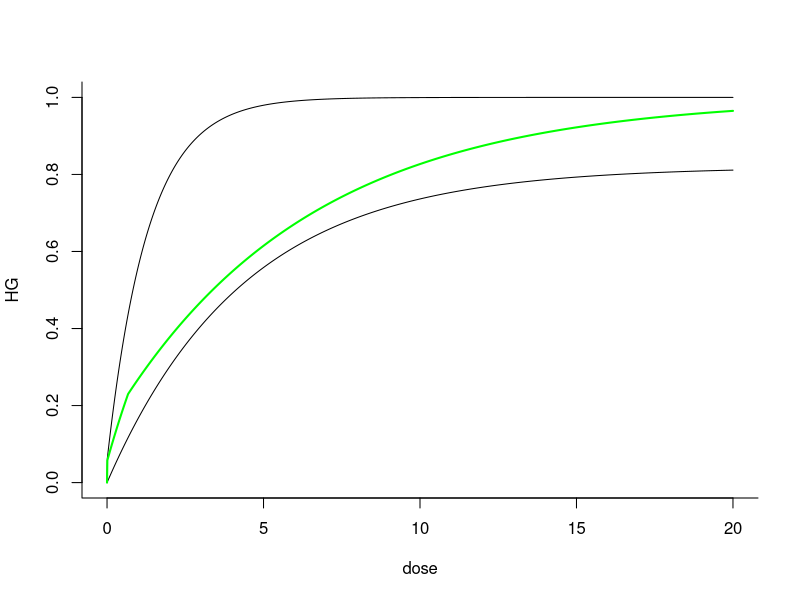

Here is the R script that generated this plot:
#Free, open-source software under GNU GPLv3. It comes with no warranty. It illustrates the difference between an IDER and DIDER using actual data for one component of a mixture and simulated data for the component which has a DIDER
#Written by Mark Ebert, Edward Huang, Dae Woong Ham and Ray Sachs, summer 2017. This script will be used in IJRB paper
#Relevant references and their abbreviations in commenting this script are the following.
#".93Alp"=Alpen et al. "Tumorigenic potential of high-Z, high-LET charged-particle radiations." Rad Res 136:382-391 (1993)
#".94Alp"=Alpen et al. "Fluence-based relative biological effectiveness for charged particle carcinogenesis in mouse Harderian gland." Adv Space Res 14(10): 573-581. (1994).  
#"16Chang"=Chang et al. "Harderian Gland Tumorigenesis: Low-Dose and LET Response." Radiat Res 185(5): 449-460. (2016).  
#"16Srn"=Siranart et al."Mixed Beam Murine Harderian Gland Tumorigenesis: Predicted Dose-Effect Relationships if neither Synergism nor Antagonism Occurs." Radiat Res 186(6): 577-591 (2016).  
#"17Cuc"=Cucinotta & Cacao. "Non-Targeted Effects Models Predict Significantly Higher Mars Mission Cancer Risk than Targeted Effects Models." Sci Rep 7(1): 1832. (2017). PMC5431989

library(deSolve) # library for solving differential equations
library(minpack.lm) #for non-linear regression package
rm(list=ls())
dfr=data.frame( #Includes all HZE data used in 16Chang  
  Dose=c(0.2,0.4,0.6,1.2,2.4,3.2,5.1,7,0.05,0.1,0.15,0.2,0.4,0.8,1.6,0.05,0.1,0.2,0.4,0,0.1,0.2,0.4,0.8,1.6,0.4,0.8,1.6,3.2,0.05,0.1,0.2,0.4,0.8,0.1,0.2,0.4,0.8,0.1,0.2,0.4,0.04,0.08,0.16,0.32,0.033,0.066,0.13,0.26,0.52,.2, .4, .6),
  HG=c(0.091,0.045,0.101,0.169,0.347,0.431,0.667,0.623,0.156,0.215,0.232,0.307,0.325,0.554,0.649,0.123,0.145,0.207,0.31,0.026,0.083,0.25,0.39,0.438,0.424,0.093,0.195,0.302,0.292,0.109,0.054,0.066,0.128,0.286,0.183,0.167,0.396,0.536,0.192,0.234,0.317,0.092,0.131,0.124,0.297,0.082,0.088,0.146,0.236,0.371,.154,.132,.333),#HG prevalence as defined in 16Chang
  NWeight=c(520,2048,1145,584,313,232,293,221,1162,877,455,409,374,223,320,742,661,347,131,6081,1091,251,244,191,131,645,255,199,111,649,378,973,833,201,468,381,197,109,496,257,185,1902,1063,884,350,1767,1408,874,299,261,322,206,67),#nominal weight for weighted least squares regression; see .93Alp. The Lanthanum entries were obtained by measuring the main graph in 17Cuc 
  index=c(rep(1,8),rep(0,17), rep(1,4),  rep(0,24)),#index=0 for Z>3 ions, index=1 for proton p (=1H1) and 2HE4 ions
  L=c(rep(1.6,8),rep(193,7),rep(250,4),rep(195,6),rep(0.4,4),rep(25,5),rep(464,4),rep(193,3),rep(70,4),rep(100,5),rep(953,3)), #L=LET=LET_infinity=stopping power
  Z=c(rep(2,8),rep(26,17),rep(1,4),rep(10,5),rep(43,4),rep(26,3),rep(14,4),rep(22,5),rep(57,3)))#proton #, e.g. 2 for 2He4
dfra=dfr[c(1:19,26:53),] ##removes the zero dose case and the no isograft data
dfrHZE=subset(dfra,Z>3)#for heavy ions
## Our new HZE model; uses 3 adjustable parameters. In next line, phi controls how fast NTE build up from zero; phi is not needed during calibration since 150*phi*Dose/L>>1 at every observed Dose !=0. phi is needed for later synergy calculations and is so large one has to be careful in R
phi=3e3 # even bigger phi would give essentially the same final results but cause extra problems with R  
HZEm=nls(HG~.0275+(1-exp(-0.01*(aa1*L*Dose*exp(-aa2*L) +(1-exp(-150*phi*Dose/L))*kk1))),data=dfrHZE, weights=NWeight, start=list(aa1=.9,aa2=.01,kk1=0.048))#calibrating parameters;
HZEc=coef(HZEm)#calibrated central values of the 3 parameters
HZEC=function(Dose,L) 1-exp(-0.01*(HZEc[1]*L*Dose*exp(-HZEc[2]*L)+(1-exp(-150*phi*Dose/L))*HZEc[3]))#calibrated IDER. The above equations imply: HZEC(dose=0)=0; HZEC increases monotonically and apporaches 1 at large doses.  
summary(HZEm,cor=T)# All 3 adjustable parameters are signficant at the 1e-5 level, an unusually good result

 low_LET_IDER = function(lambda, beta, d) {
   beta*(1-exp(-lambda*d))
 }
# 
# d2 = 0.01*0:300
# set.seed(15)
# simulated_data = low_LET_IDER(lambda = 2, beta = 0.5, d = d2) + 0.05*rweibull(301, 2, 1)
# simulated_df = data.frame(d = d2, HG = simulated_data)
# simulated_calibration = nls(HG ~ low_LET_IDER(lambda, beta, d),data= simulated_df, start=list(lambda = 2, beta = 0.5))
# summary(simulated_calibration)
# coefs = coef(simulated_calibration)
dfrLow=subset(dfra,Z<3)#start RKS
dfrzero=data.frame(Dose=c(0,0),HG=c(0,0),NWeight=c(1e6,1e6),index=c(1,1),L=c(.4,1.6),Z=c(1,2))
dfrLow=rbind(dfrzero,dfrLow)# force curve through almost zero but doesn't help ficx bug
simulated_calibration=nls(HG~low_LET_IDER(beta,lambda,Dose),data=dfrLow,start=list(beta=.8,lambda=.1))#here actual calibration
summary(simulated_calibration, cor=T)# here using "simulated_calibration" but actually using real data and toy model
coefs=coef(simulated_calibration)#end RKS
#MIXDER
dE_1 = function(d, aa1, aa2, kk1, phi, L) {
  ((150*kk1*phi*exp(-150*phi*d/L)/L + aa1*L*exp(-aa2*L))*exp(-0.01*(kk1*(1-exp(-150*phi*d/L)) + aa1*L*exp(-aa2*L)*d)))/100
}

dE_2 = function(lambda, beta, E) {
  lambda*(beta-E)
}

HZE_MIXDER = function(r, L = 193, aa1 = HZEc[1], aa2 = HZEc[2], kk1 = HZEc[3], phi = 3e3, lambda = coefs[1], beta = coefs[2], d) {
  dE=function(yini,State,Pars){
    aa1 = aa1; aa2 = aa2; kk1 = kk1; lambda = lambda; beta = beta; phi = phi; L = L
    with(as.list(c(State, Pars)), {
      u = vector(length = 1)
      u[1] = uniroot(function(d) 1-exp(-0.01*(aa1*L*d*exp(-aa2*L)+(1-exp(-150*phi*d/L))*kk1)) - I, lower = 0, upper = 5, extendInt = "yes", tol = 10^-10)$root 
      dI = vector(length = 2)
      dI[1] = r[1]*dE_1(d = u[1], aa1 = aa1, aa2 = aa2, kk1 = kk1, phi = phi, L = L)
      dI[2] = r[2]*dE_2(E = I, lambda = lambda, beta = beta)
      dI = sum(dI)
      return(list(c(dI)))
    })
  }
  pars = NULL; yini = c(I= 0); d = d
  out = ode(yini, times = d, dE, pars, method = "radau")
  return(out)
}
d = seq(0, 20, 0.01)
HZE_MIXDER(r = c(0.2, 0.8), d = d)[, 2]

dE_IDER = function(d, lambda, beta) {
  beta*lambda*exp(-lambda*d)
}

HZE_MIXDER_IDER = function(r, L = 193, aa1 = HZEc[1], aa2 = HZEc[2], kk1 = HZEc[3], phi = 3e3, lambda = coefs[1], beta = coefs[2], d) {
   dE=function(yini,State,Pars){
     aa1 = aa1; aa2 = aa2; kk1 = kk1; lambda = lambda; beta = beta; phi = phi; L = L
     with(as.list(c(State, Pars)), {
       u = vector(length = 2)
       u[1] = uniroot(function(d) 1-exp(-0.01*(aa1*L*d*exp(-aa2*L)+(1-exp(-150*phi*d/L))*kk1)) - I, lower = 0, upper = 5, extendInt = "yes", tol = 10^-10)$root
       if (I <= round(coefs[1], 2)) {
         u[2] = uniroot(function(d) beta*(1-exp(-lambda*d)) - I, lower = 0, upper = 5, extendInt = "yes", tol = 10^-10)$root
       }
       else {
         u[2] = 0
         r[2] = 0
       }
       dI = vector(length = 2)
       dI[1] = r[1]*dE_1(d = u[1], aa1 = aa1, aa2 = aa2, kk1 = kk1, phi = phi, L = L)
       dI[2] = r[2]*dE_IDER(d = u[2], lambda = lambda, beta = beta)
       dI = sum(dI)
       return(list(c(dI)))
     })
   }
   pars = NULL; yini = c(I= 0); d = d
   out = ode(yini, times = d, dE, pars, method = "radau")
   return(out)
 }
HZE_MIXDER_IDER(r = c(0.2, 0.8), d = d)

plot(x = d, y = HZEC(Dose = d, L = 173), type = "l", xlab="dose",ylab="HG",bty='l')
lines(x = d, y = low_LET_IDER(beta = coefs[2], lambda = coefs[1], d = d))
#lines(x = d, y = HZE_MIXDER(r = c(0.2, 0.8), d = d)[ ,2], col = "blue")
lines(x = d, y = HZE_MIXDER_IDER(r = c(0.2, 0.8), d = d)[, 2], col = "green", lwd=2)
 
